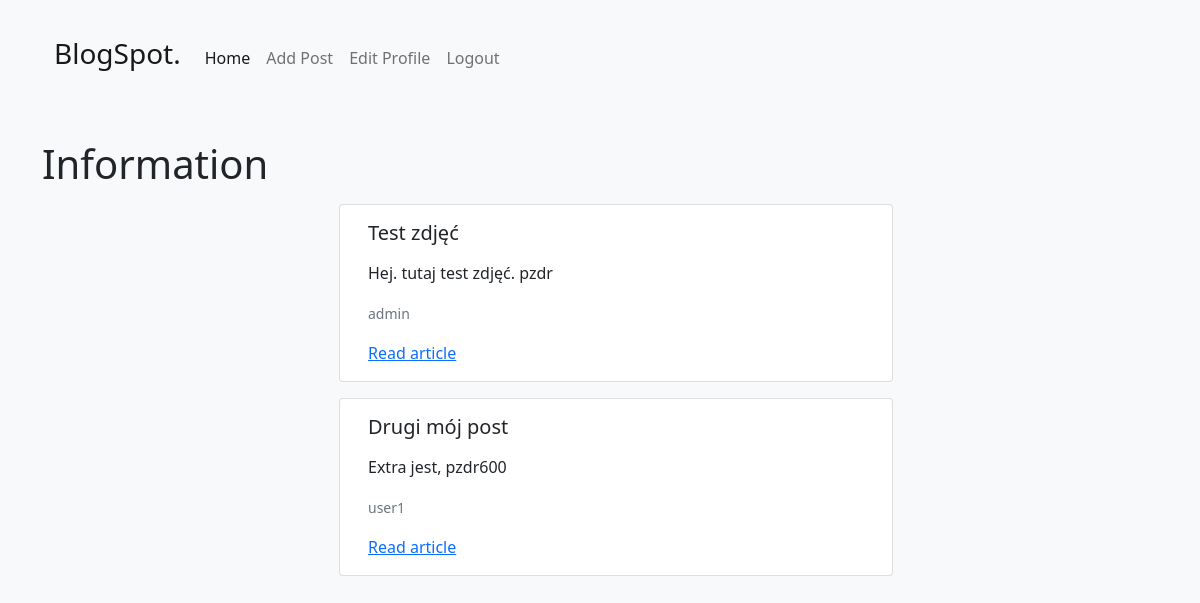
/category/information/ (signed in), run on the app's committed database.
### theblog/models.py (models this page shows, shortened)
class Post(models.Model):
    title = models.CharField(max_length=255)  # Tytuł posta
    header_image = models.ImageField(null=True, blank=True, upload_to="images/")  # Obraz nagłówkowy
    author = models.ForeignKey(User, on_delete=models.CASCADE)  # Powiązanie z autorem (użytkownikiem)
    body = RichTextField(blank=True, null=True)  # Treść posta
    post_date = models.DateTimeField(auto_now_add=True)  # Data utworzenia posta
    category = models.CharField(max_length=255, default='other')  # Kategoria posta
    isPrivate = models.BooleanField(default=False)  # Flaga prywatności posta

### theblog/views.py (the view)
# urls.py: path('category/<str:cats>/',CategoryView, name='category'),
def CategoryView(request, cats):
    category_posts = Post.objects.filter(category=cats.replace('-', ' '))
    return render(request, 'categories.html', {'cats': cats.title().replace('-', ' '), 'category_posts': category_posts})

### theblog/templates/categories.html (shortened to what this page needs)
{% extends 'base.html' %}
{% block content %}
{% include 'navbar.html' %}
<h1> {{ cats }} </h1>
<ul>
    <div class="row row-cols-2 mt-2 justify-content-center" id="posts">
        {% for post in category_posts %}
        {% if not post.isPrivate or user == post.author %}
            <div class="card m-2">
              <div class="card-body">
                <h5 class="card-title">{{ post.title }}
                </h5>
                <p class="card-text">{{ post.body|slice:":100"|safe }}</p>
                <p class="card-text"><small class="text-muted">{{ post.author }}</small></p>
                  <a href="{% url 'article-detail' post.pk %}">Read article</a>
              </div>
        </div>
        {% endif %}
        {% endfor %}
    </div>
</ul>
{% endblock %}

### data on the page
Post: title "Test zdjęć", body "Hej. tutaj test zdjęć. pzdr", author "admin"
Post: title "Drugi mój post", body "Extra jest, pzdr600", author "user1"

### other printed values
{{ cats }} "Information"
